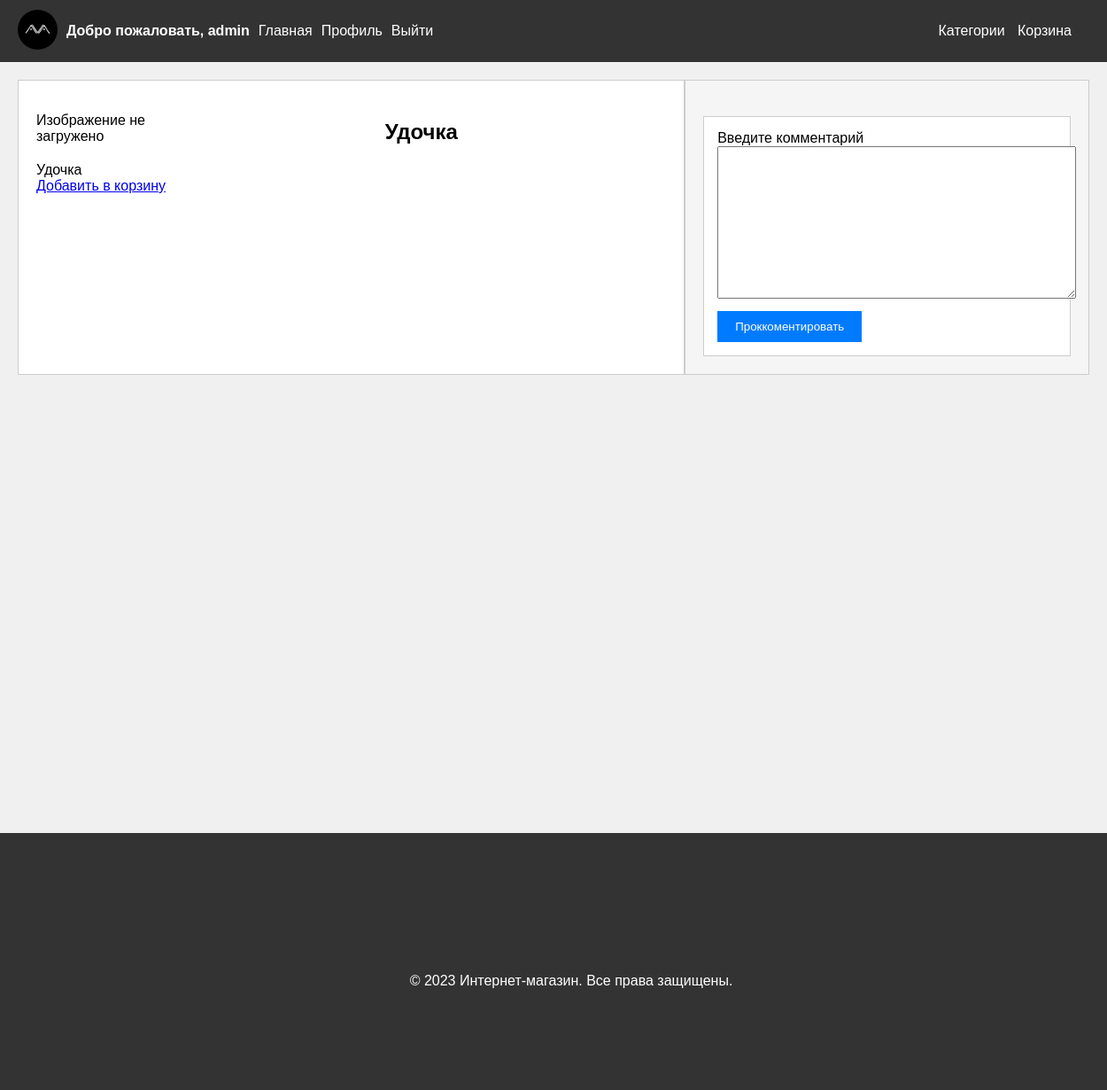
Screenshot of /products/info_about_product/3 (signed in) with the database file from the repository.
### users/models.py (models this page shows)
class User(AbstractUser):
    date_of_birth = models.DateField(null=True, blank=True)
    number_of_phone = models.CharField(max_length=20, blank=True, null=True)
    avatar = models.ImageField(upload_to='images/users/avatar/', blank=True, null=True, default='images/users/avatar/defolt/defolt_avatar.png')
    class Meta:
        verbose_name = "Пользователь"
        verbose_name_plural = "Пользователи"

### products/models.py (models this page shows, shortened)
class Product(models.Model):
    foreign_key = models.ForeignKey(to=CatgoryProduct, on_delete=models.CASCADE)
    name = models.CharField(max_length=200)
    description = models.TextField()
    price = models.DecimalField(max_digits=10, decimal_places=2, default=0.00)
    image = models.ImageField(upload_to='images/products/product_pictures', null=True, blank=True)
    date_added = models.DateTimeField(auto_now_add=True)
    update_date_time = models.DateTimeField(auto_now=True)

### products/views.py (the view)
# urls.py: path('info_about_product/<int:product_id>', info_about_product, name='info_about_product'),
def info_about_product(request, product_id):
    product = Product.objects.get(id=product_id)
    comments = Comments.objects.filter(product=product)
    if request.method == 'POST':
        form = CommentForm(request.POST)
        if form.is_valid():
            new_comment = form.save(commit=False)
            new_comment.user = request.user
            new_comment.product = product
            new_comment.save()
            return redirect(request.META.get('HTTP_REFERER'))
    else:
        form = CommentForm()
    context = {'product': product,
               'form': form,
               'comments': comments,
               'title_page': product.name}
    return render(request, 'info_about_product.html', context)

### products/forms.py
class CommentForm(forms.ModelForm):
    comment_id = forms.IntegerField(widget=forms.HiddenInput(), required=False)
    class Meta:
        model = Comments
        fields = ('comment',)

### products/templates/info_about_product.html (shortened to what this page needs)
{% extends 'base.html' %}
{% load static %}
{% block css %}
    <link rel="stylesheet" type="text/css" href="{% static 'products/css/info_about_product.css' %}">
{% endblock %}
{% block content %}
    <div class="main_block">
        <div class="info_about_product_block">
            <div class="image_and_name">
                <div class="product_pictures">
                    {% if product.image %}
                        <img style="width: 300px;" src="{{ product.image.url }}" alt="Изображение отсутствует">
                    {% else %}
                        <p>Изображение не загружено</p>
                    {% endif %}
                </div>
                <div class="product_name_block">
                    <h3 class="product_name_block">{{ product.name }}</h3>
                </div>
            </div>
            <div class="product_description_block">
                {{ product.description }}
            </div>
            <a href="{% url 'products:add_to_basket' product.id%}">Добавить в корзину</a>
        </div>
        <div class="comments_block">
            <div class="form_of_cooment_block">
                <form method="post">
                    {% if user.is_authenticated %}
                        <label>Введите комментарий</label>
                        <div class="text_field_input_comment">
                            {{ form.comment }}
                        </div>
                        <button class="btn_comment" type="submit">Проккоментировать</button>
                    {% else %}
                        <p>Только авторизированные пользователи могут оставлять комментарии</p>
                    {% endif %}
                </form>
            </div>
        </div>
    </div>
{% endblock %}

### products/templates/base.html (shortened to what this page needs)
{% load static %}
<!DOCTYPE html>
<html lang="en">
<head>
    <link rel="stylesheet" type="text/css" href="{% static 'products/css/base.css' %}">
    {% block css %}
    {% endblock %}
</head>
<body class="body_class">
    <div class="navigation_block">
        <div class="user_block">
            {% if user.is_authenticated %}
                {% if user.avatar.url %}
                    <a class="user_item_menu" href="{% url 'index' %}"> <img style="width:45px; height:45px; border-radius: 50px;"  src="{{ user.avatar.url }}"></a>
                {% else %}
                    <a class="user_item_menu" href="{% url 'index' %}"> <img style="width:45px; height:45px; border-radius: 50px;"  src="{% static 'products/image/defolt/defolt_avatar.png' %}"></a>
                {% endif %}
                <p class="hello_block">Добро пожаловать, {{ user.username }}</p>
                <a class="user_item_menu" href="{% url 'index' %}">Главная</a>
                <a class="user_item_menu" href="{% url 'users:profile' %}">Профиль</a>
                <a class="user_item_menu" href="{% url 'users:logout' %}">Выйти</a>
            {% else %}
                <a class="user_item_menu" href="{% url 'index' %}">Главная</a>
                <a class="user_item_menu" href="{% url 'users:sign_in' %}">Войти</a>
                <a class="user_item_menu" href="{% url 'users:sign_up' %}">Регистрация</a>
            {% endif %}
        </div>
        <div class="product_items_menu_block">
            <a class="product_item_menu" href="{% url 'products:product_categories' category_id=1 %}">Категории</a>
            {% if user.is_authenticated %}
                <a class="product_item_menu" href="{% url 'products:basket' %}">Корзина</a>
            {% endif %}
        </div>
    </div>
    <div class="content">
        {% block content %}
        {% endblock %}
    </div>
    <div class="footer">
        <div class="block_with_text">
            <p>&copy; 2023 Интернет-магазин. Все права защищены.</p>
        </div>
    </div>
</body>
</html>

### products/static/products/css/base.css (style rules this page uses)
body { font-family: Arial, sans-serif; background-color: #f0f0f0; margin: 0; padding: 0; height: 100%; overflow-x: hidden; }
.navigation_block { background-color: #333; color: #fff; display: flex; justify-content: space-between; align-items: center; padding: 10px 20px; }
.user_block { display: flex; align-items: center; }
.user_item_menu { color: #fff; text-decoration: none; margin-right: 10px; }
.product_items_menu_block { padding: 10px; }
.product_item_menu { color: #fff; text-decoration: none; margin-right: 10px; }
.content { height: 100vh; }
.hello_block { font-weight: bold; margin-right: 10px; }
.footer { width: 100%; height: 250px; position: relative; bottom: 0; left: 0; padding: 20px; color: white; margin-top: 50px; background-color: #333; }
.block_with_text { padding-top: 122px; text-align: center; margin-bottom: 0px; }

### products/static/products/css/info_about_product.css (style rules this page uses)
.main_block { display: flex; justify-content: space-between; margin: 20px; }
.info_about_product_block { display: flex; flex-direction: column; width: 60%; padding: 20px; border: 1px solid #ccc; background-color: #fff; }
.image_and_name { display: flex; flex-direction: row; }
.product_name_block { display: flex; width: 100%; font-size: 24px; font-weight: bold; margin-bottom: 10px; }
.product_name_block { justify-content: center; }
.product_description_block { font-size: 16px; }
.comments_block { width: 35%; padding: 20px; border: 1px solid #ccc; background-color: #f5f5f5; }
.form_of_cooment_block { background-color: #fff; padding: 15px; border: 1px solid #ccc; }
.text_field_input_comment textarea { width: 100%; padding: 10px; margin-bottom: 10px; }
.btn_comment { background-color: #007bff; color: #fff; border: none; padding: 10px 20px; cursor: pointer; transition: background-color 0.3s; }

### rows the page displays
User: avatar (picture), username "admin"
Product: name "Удочка", description "Удочка"
